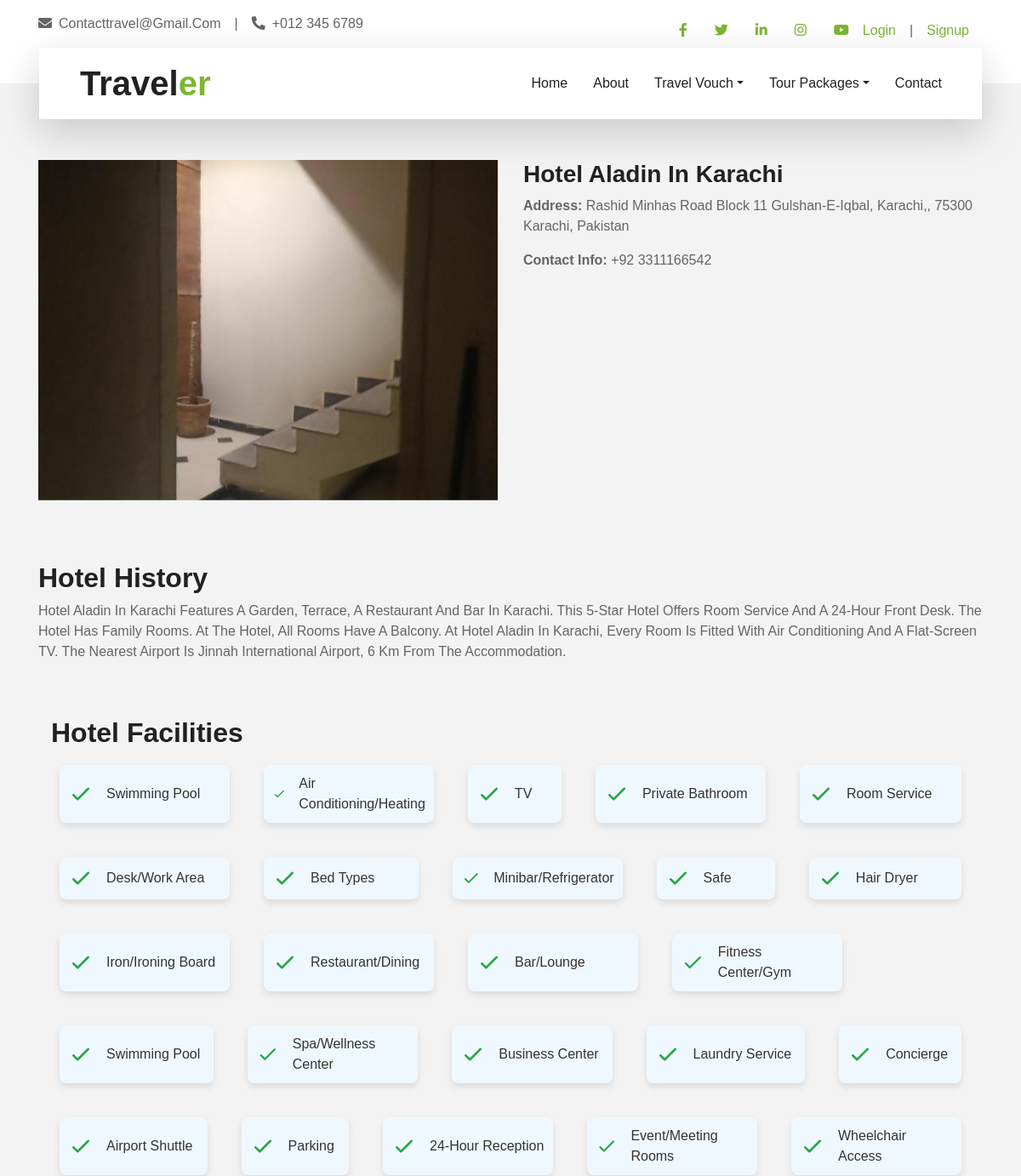
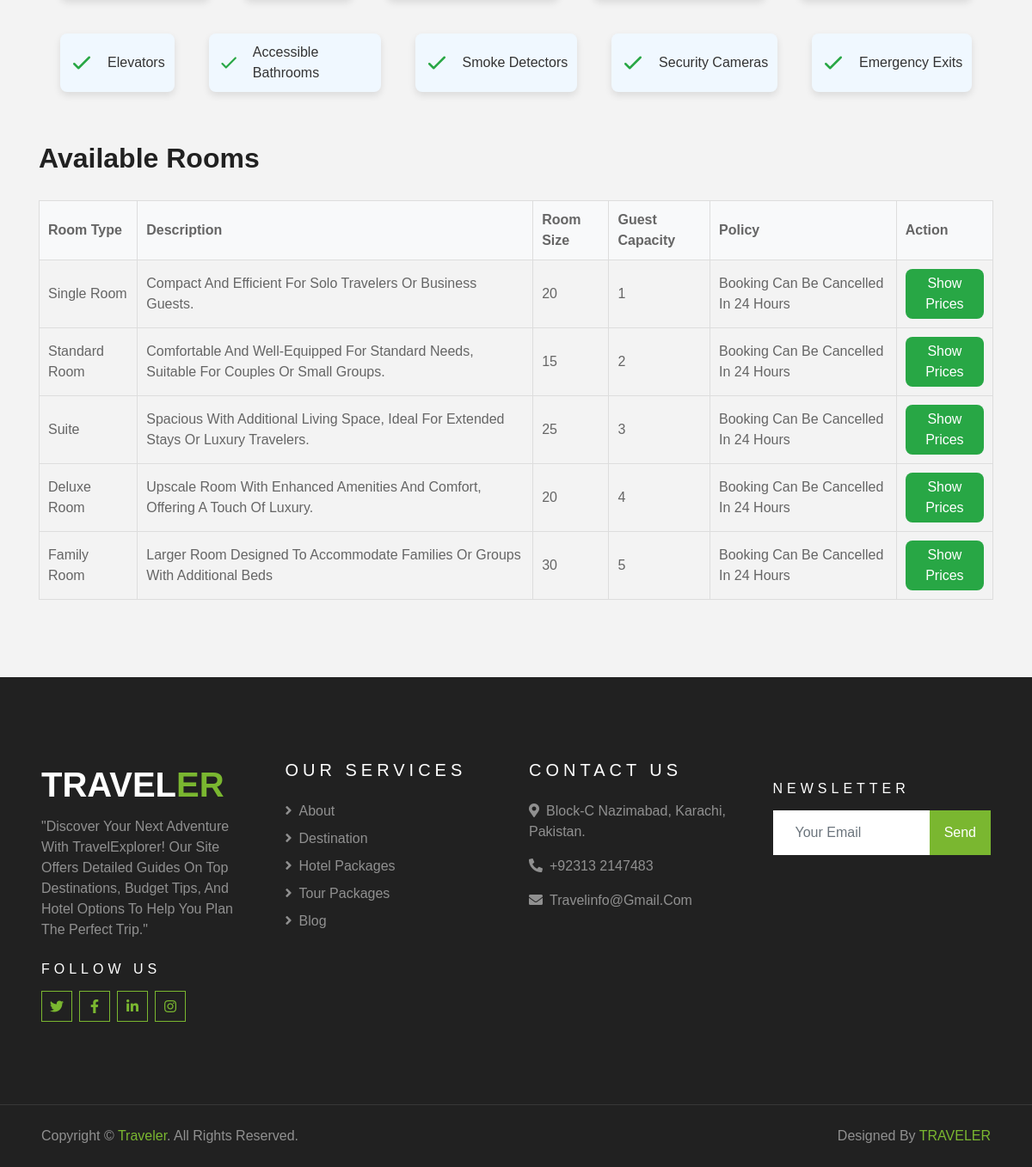
/travel/hoteldetails.php?id=11, run on the app's committed database (2 pictures, top to bottom).
### tables this page shows
CREATE TABLE `hotel` (
  `HotelID` int(11) NOT NULL,
  `Name` varchar(255) NOT NULL,
  `Description` mediumtext NOT NULL,
  `Address` text DEFAULT NULL,
  `ContactInfo` varchar(255) DEFAULT NULL,
  `DestinationID` int(11) DEFAULT NULL,
  `Image1` varchar(255) DEFAULT NULL,
  `Image2` varchar(255) NOT NULL,
  `Image3` varchar(255) NOT NULL,
  `CardImage` varchar(255) NOT NULL,
  `CityID` int(11) DEFAULT NULL
);

CREATE TABLE `facility` (
  `FacilityID` int(11) NOT NULL,
  `FacilityName` varchar(255) NOT NULL
);

CREATE TABLE `hotel_rooms` (
  `room_id` int(11) NOT NULL,
  `room_type` int(11) NOT NULL,
  `description` text DEFAULT NULL,
  `room_size` int(11) DEFAULT NULL,
  `guest_capacity` int(11) DEFAULT NULL,
  `price` int(255) NOT NULL,
  `policy` varchar(255) NOT NULL,
  `img1` varchar(255) DEFAULT NULL,
  `img2` varchar(255) DEFAULT NULL,
  `img3` varchar(255) DEFAULT NULL
);

CREATE TABLE `room_types` (
  `RoomTypeID` int(11) NOT NULL,
  `TypeName` varchar(50) NOT NULL
);

### travel/hoteldetails.php (the view, shortened to what this page needs)
<?php
require "header.php";
if (isset($_GET['id']) && is_numeric($_GET['id'])) {
    $hotelID = $_GET['id'];
    $query = "SELECT * FROM hotel WHERE HotelID = ?";
    $stmt = $conn->prepare($query);
    $stmt->bind_param("i", $hotelID);
    $stmt->execute();
    $result = $stmt->get_result();
    if ($result->num_rows > 0) {
        $hotel = $result->fetch_assoc();
        $hotelName = $hotel['Name'];
        $description = $hotel['Description'];
        $address = $hotel['Address'];
        $contactInfo = $hotel['ContactInfo'];
        ?>
        <div class="container mt-5">
            <div class="row">
                <div class="col-md-6 mb-4">
                    <div id="imageCarousel" class="carousel slide" data-bs-ride="carousel" data-bs-interval="2000">
                        <div class="carousel-inner">
                            <div class="carousel-item active">
                                <img src="../admin/<?php echo $hotel['Image1']; ?>" class="d-block w-100" alt="Image 1">
                            </div>
                        </div>
                    </div>
                </div>
                <div class="col-md-6">
                    <h3><?php echo $hotelName; ?></h3>
                    <p><strong>Address:</strong> <?php echo $address; ?></p>
                    <p><strong>Contact Info:</strong> <?php echo $contactInfo; ?></p>
                </div>
            </div>
            <div class="row mt-5">
                <div class="col-md-12">
                    <h2>Hotel History</h2>
                    <p><?php echo $description; ?></p>
                </div>
            </div>
            <div class="container mt-5">
                <div class="row mt-5">
                    <div class="col-md-12">
                        <h2>Hotel Facilities</h2>
                        <div class="facilities">
                            <?php
                            $facilityQuery = "SELECT f.FacilityName
    FROM facility f
    INNER JOIN hotel_facility hf ON f.FacilityID = hf.FacilityID
    WHERE hf.HotelID = $hotelID";
                            $result = mysqli_query($conn, $facilityQuery);
                            while ($row = mysqli_fetch_assoc($result)) {
                                ?>
                                <div class="facility">
                                    <svg xmlns="http://www.w3.org/2000/svg" fill="none" viewBox="0 0 24 24" stroke="currentColor">
                                        <path stroke-linecap="round" stroke-linejoin="round" stroke-width="2" d="M5 13l4 4L19 7" />
                                    </svg>
                                    <span><?php echo $row['FacilityName'] ?></span>
                                </div>
                            <?php } ?>
                        </div>
                    </div>
                </div>
            </div>
            <div class="row mt-5">
                <div class="col-md-12">
                    <h2>Available Rooms</h2>
                    <table class="room-table">
                        <thead>
                            <tr>
                                <th>Room Type</th>
                                <th>Description</th>
                                <th>Room Size</th>
                                <th>Guest Capacity</th>
                                <th>Policy</th>
                                <th>Action</th>
                            </tr>
                        </thead>
                        <tbody>
                            <?php
                            $qry = "
                    SELECT hr.room_id, rt.TypeName AS room_type, hr.description, hr.room_size, hr.guest_capacity, hr.price, hr.policy
                    FROM hotel_rooms hr
                    JOIN room_types rt ON hr.room_type = rt.RoomTypeID";
                            $result = mysqli_query($conn, $qry);
                            while ($row = mysqli_fetch_assoc($result)) {
                                ?>
                                <tr>
                                    <td><?php echo $row['room_type'] ?></td>
                                    <td><?php echo $row['description'] ?></td>
                                    <td><?php echo $row['room_size'] ?></td>
                                    <td><?php echo $row['guest_capacity'] ?></td>
                                    <td><?php echo $row['policy'] ?></td>
                                    <td>
                                        <button class="btn-show-prices" data-room-id="<?php echo $row['room_id']; ?>"
                                            data-bs-toggle="modal" data-bs-target="#priceModal">
                                            Show Prices
                                        </button>
                                    </td>
                                </tr>
                            <?php } ?>
                        </tbody>
                    </table>
                </div>
            </div>
        </div>
        <?php
    } else {
        echo "Hotel not found.";
    }
} else {
    echo "Invalid hotel ID.";
}
require "footer.php";
?>

### travel/css/cstyle.css (style rules this page uses)
* { box-sizing: border-box; font-family: Arial, Helvetica, sans-serif; text-transform:capitalize ; }

### travel/header.php (style rules this page uses)
img { width: 100%; height: auto; }

### travel/hoteldetails.php (style rules this page uses)
#imageCarousel .carousel-item img { height: 400px; object-fit: cover; }
.facilities { display: flex; flex-wrap: wrap; gap: 20px; justify-content: flex-start; margin: 0; padding: 0; }
.facility { display: flex; align-items: center; padding: 10px; border-radius: 8px; background-color: #f0f8ff; box-shadow: 0 4px 8px rgba(0, 0, 0, 0.1); flex: 1 1 auto; max-width: 200px; margin: 10px; box-sizing: border-box; }
.facility svg { width: 30px; height: 30px; margin-right: 15px; stroke: #28a745; stroke-width: 2; }
.facility span { font-size: 16px; color: #333; }
.room-table { margin-top: 30px; width: 100%; border-collapse: collapse; }
.room-table th, .room-table td { padding: 10px; border: 1px solid #ddd; text-align: left; }
.room-table th { background-color: #f8f9fa; }
.room-table button { background-color: #28a745; color: white; border: none; border-radius: 8px; padding: 5px 10px; cursor: pointer; }
@media (min-width: 768px) { #imageCarousel .carousel-item img { height: 400px; } }

### data on the page
hotel: Image1 (picture), Name "Hotel Aladin In Karachi", Address "Rashid Minhas Road Block 11 Gulshan-E-Iqbal, Karachi,, 75300 Karachi, Pakistan", ContactInfo "+92 3311166542", Description "Hotel Aladin In Karachi Features A Garden, Terrace, A Restaurant And Bar In Karachi. This 5-Star Hotel Offers Room Service And A 24-Hour Front Desk. The Hotel Has Family Rooms. At The Hotel, All Rooms Have A Balcony. At Hotel Aladin In Karachi, Every Room Is Fitted With Air Conditioning And A Flat-Screen TV. The Nearest Airport Is Jinnah International Airport, 6 Km From The Accommodation."
facility: FacilityName "Swimming Pool"
facility: FacilityName "Air Conditioning/Heating"
facility: FacilityName "TV"
facility: FacilityName "Private Bathroom"
facility: FacilityName "Room Service"
facility: FacilityName "Desk/Work Area"
facility: FacilityName "Bed Types"
facility: FacilityName "Minibar/Refrigerator"
facility: FacilityName "Safe"
facility: FacilityName "Hair Dryer"
facility: FacilityName "Iron/Ironing Board"
facility: FacilityName "Restaurant/Dining"
facility: FacilityName "Bar/Lounge"
facility: FacilityName "Fitness Center/Gym"
facility: FacilityName "Swimming Pool"
facility: FacilityName "Spa/Wellness Center"
facility: FacilityName "Business Center"
facility: FacilityName "Laundry Service"
facility: FacilityName "Concierge"
facility: FacilityName "Airport Shuttle"
facility: FacilityName "Parking"
facility: FacilityName "24-Hour Reception"
facility: FacilityName "Event/Meeting Rooms"
facility: FacilityName "Wheelchair Access"
facility: FacilityName "Elevators"
facility: FacilityName "Accessible Bathrooms"
facility: FacilityName "Smoke Detectors"
facility: FacilityName "Security Cameras"
facility: FacilityName "Emergency Exits"
hotel_rooms: room_type.TypeName "Single Room", description "Compact And Efficient For Solo Travelers Or Business Guests.", room_size "20", guest_capacity "1", policy "Booking Can Be Cancelled In 24 Hours"
hotel_rooms: room_type.TypeName "Standard Room", description "Comfortable And Well-Equipped For Standard Needs, Suitable For Couples Or Small Groups.", room_size "15", guest_capacity "2", policy "Booking Can Be Cancelled In 24 Hours"
hotel_rooms: room_type.TypeName "Suite", description "Spacious With Additional Living Space, Ideal For Extended Stays Or Luxury Travelers.", room_size "25", guest_capacity "3", policy "Booking Can Be Cancelled In 24 Hours"
hotel_rooms: room_type.TypeName "Deluxe Room", description "Upscale Room With Enhanced Amenities And Comfort, Offering A Touch Of Luxury.", room_size "20", guest_capacity "4", policy "Booking Can Be Cancelled In 24 Hours"
hotel_rooms: room_type.TypeName "Family Room", description "Larger Room Designed To Accommodate Families Or Groups With Additional Beds", room_size "30", guest_capacity "5", policy "Booking Can Be Cancelled In 24 Hours"
